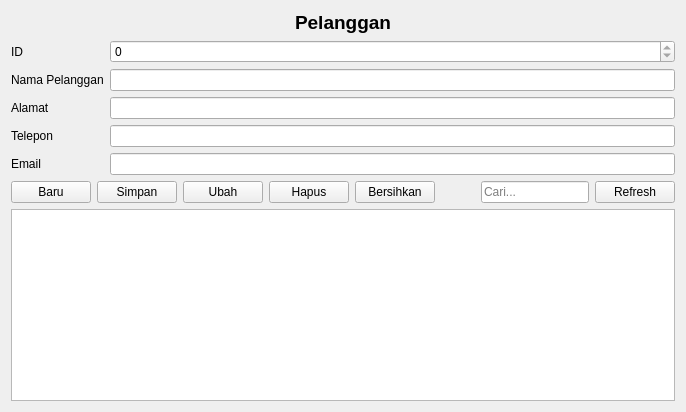
<?xml version="1.0" encoding="UTF-8"?>
<ui version="4.0">
 <class>PelangganForm</class>
 <widget class="QWidget" name="PelangganForm">
  <property name="windowTitle"><string>Pelanggan</string></property>
  <layout class="QVBoxLayout" name="verticalLayout">
   <item>
    <widget class="QLabel" name="titleLabel">
     <property name="text"><string>Pelanggan</string></property>
     <property name="alignment"><set>Qt::AlignHCenter</set></property>
     <property name="styleSheet"><string notr="true">font-weight:600; font-size:14pt;</string></property>
    </widget>
   </item>
   <item>
    <layout class="QFormLayout" name="formLayout">

     <item row="0" column="0">
      <widget class="QLabel" name="label_0">
       <property name="text"><string>ID</string></property>
      </widget>
     </item>
     <item row="0" column="1">
<widget class="QSpinBox" name="spinId">
       <property name="maximum"><number>2147483647</number></property>
       <property name="readOnly"><bool>true</bool></property>
      </widget>
     </item>

     <item row="1" column="0">
      <widget class="QLabel" name="label_1">
       <property name="text"><string>Nama Pelanggan</string></property>
      </widget>
     </item>
     <item row="1" column="1">
<widget class="QLineEdit" name="editNamaPelanggan">
       <property name="placeholderText"><string></string></property>
      </widget>
     </item>

     <item row="2" column="0">
      <widget class="QLabel" name="label_2">
       <property name="text"><string>Alamat</string></property>
      </widget>
     </item>
     <item row="2" column="1">
<widget class="QLineEdit" name="editAlamat">
       <property name="placeholderText"><string></string></property>
      </widget>
     </item>

     <item row="3" column="0">
      <widget class="QLabel" name="label_3">
       <property name="text"><string>Telepon</string></property>
      </widget>
     </item>
     <item row="3" column="1">
<widget class="QLineEdit" name="editTelepon">
       <property name="placeholderText"><string></string></property>
      </widget>
     </item>

     <item row="4" column="0">
      <widget class="QLabel" name="label_4">
       <property name="text"><string>Email</string></property>
      </widget>
     </item>
     <item row="4" column="1">
<widget class="QLineEdit" name="editEmail">
       <property name="placeholderText"><string></string></property>
      </widget>
     </item>
    </layout>
   </item>
   <item>
    <layout class="QHBoxLayout" name="buttonsLayout">
     <item><widget class="QPushButton" name="btnNew"><property name="text"><string>Baru</string></property></widget></item>
     <item><widget class="QPushButton" name="btnSave"><property name="text"><string>Simpan</string></property></widget></item>
     <item><widget class="QPushButton" name="btnUpdate"><property name="text"><string>Ubah</string></property></widget></item>
     <item><widget class="QPushButton" name="btnDelete"><property name="text"><string>Hapus</string></property></widget></item>
     <item><widget class="QPushButton" name="btnClear"><property name="text"><string>Bersihkan</string></property></widget></item>
     <item><spacer name="hsp"><property name="orientation"><enum>Qt::Horizontal</enum></property>
      <property name="sizeHint" stdset="0"><size><width>40</width><height>20</height></size></property></spacer></item>
     <item><widget class="QLineEdit" name="lineSearch"><property name="placeholderText"><string>Cari...</string></property></widget></item>
     <item><widget class="QPushButton" name="btnRefresh"><property name="text"><string>Refresh</string></property></widget></item>
    </layout>
   </item>

   <item>
    <widget class="QTableView" name="tableView">
     <property name="sortingEnabled"><bool>true</bool></property>
    </widget>
   </item>
  </layout>
 </widget>
 <resources/>
 <connections/>
</ui>
